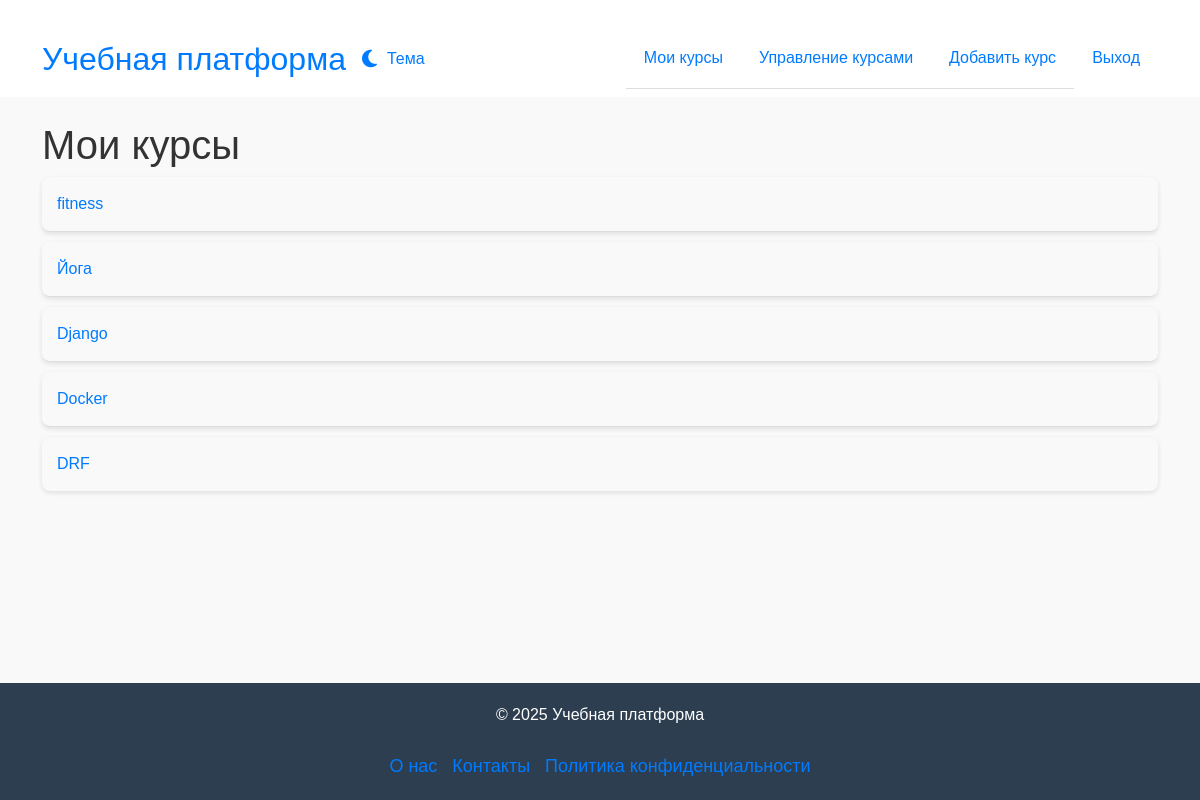
/courses/ (signed in), run on the app's committed database.
### online_courses/models.py (models this page shows, shortened)
class Course(models.Model):
    title = models.CharField(max_length=255)
    description = models.TextField(null=True, blank=True)
    teacher = models.ForeignKey(User, on_delete=models.SET_NULL, null=True, limit_choices_to={'role': 'teacher'}, related_name='courses_taught')
    students = models.ManyToManyField(User, related_name='enrolled_courses', blank=True, limit_choices_to={'role': 'student'})

### online_courses/views.py (the view)
# urls.py: path('courses/', course_list, name='course_list'),
@login_required
def course_list(request):
    if request.user.role == 'teacher':
        courses = Course.objects.filter(teacher=request.user)
    else:
        courses = request.user.enrolled_courses.all()
    return render(request, 'course_list.html', {'courses': courses})

### online_courses/templates/course_list.html (shortened to what this page needs)
{% extends 'base.html' %}
{% block content %}
<h1>Мои курсы</h1>
<ul class="list-group">
    {% for course in courses %}
        <li class="course-card">
            <a href="{% url 'online_courses:course_detail' course.id %}" class="text-decoration-none">{{ course.title }}</a>
        </li>
    {% empty %}
        <p>Вы еще не записаны на курсы.</p>
    {% endfor %}
</ul>
{% endblock %}

### online_courses/static/css/style.css (style rules this page uses)
:root { --primary-color: #007bff; --secondary-color: #0056b3; --navbar-background: #ffffff; --navbar-text-color: #007bff; --text-color: #333; --background-color: #f9f9f9; --border-color: #ddd; --footer-background-color: #2c3e50; --footer-text-color: white; --footer-link-color: #f1c40f; }
*, *::before, *::after { box-sizing: border-box; }
html, body { background-color: var(--background-color) !important; color: var(--text-color); min-height: 100vh; }
body { font-family: Arial, sans-serif; min-height: 100vh; display: flex; flex-direction: column; transition: background-color 0.4s ease, color 0.4s ease; }
h1, h2 { color: var(--text-color); }
a { color: var(--primary-color); text-decoration: none; transition: color 0.3s ease-in-out; }
ul { list-style-type: none; padding: 0; }
ul li { padding: 10px; border-bottom: 1px solid var(--border-color); }
ul li:last-child { border-bottom: none; }
ul li a { display: inline-block; width: 100%; text-decoration: none; color: var(--primary-color); }
.course-card { background: var(--background-color); padding: 15px; border-radius: 8px; box-shadow: 0 2px 5px rgba(0, 0, 0, 0.1); margin-bottom: 10px; transition: transform 0.2s ease, box-shadow 0.3s ease; cursor: pointer; }

### data on the page
Course: title "fitness"
Course: title "Йога"
Course: title "Django"
Course: title "Docker"
Course: title "DRF"
